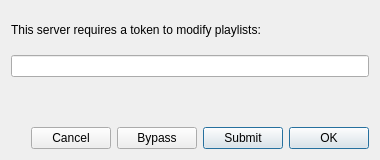
<?xml version="1.0" encoding="UTF-8"?>
<ui version="4.0">
 <class>TokenPrompt</class>
 <widget class="QWidget" name="TokenPrompt">
  <property name="geometry">
   <rect>
    <x>0</x>
    <y>0</y>
    <width>380</width>
    <height>160</height>
   </rect>
  </property>
  <property name="windowTitle">
   <string>Remote Token Required</string>
  </property>
  <layout class="QVBoxLayout" name="verticalLayout">
   <item>
    <widget class="QLabel" name="promptLabel">
     <property name="text">
      <string>This server requires a token to modify playlists:</string>
     </property>
     <property name="wordWrap">
      <bool>true</bool>
     </property>
    </widget>
   </item>
   <item>
    <widget class="QLineEdit" name="tokenEdit">
     <property name="echoMode">
      <enum>QLineEdit::Password</enum>
     </property>
    </widget>
   </item>
   <item>
    <widget class="QLabel" name="errorLabel">
     <property name="text">
      <string/>
     </property>
     <property name="styleSheet">
      <string notr="true">color: red;</string>
     </property>
     <property name="wordWrap">
      <bool>true</bool>
     </property>
    </widget>
   </item>
   <item>
    <layout class="QHBoxLayout" name="buttonLayout">
     <item>
      <spacer name="horizontalSpacer">
       <property name="orientation">
        <enum>Qt::Horizontal</enum>
       </property>
       <property name="sizeHint" stdset="0">
        <size>
         <width>40</width>
         <height>20</height>
        </size>
       </property>
      </spacer>
     </item>
     <item>
      <widget class="QPushButton" name="cancelButton">
       <property name="text">
        <string>Cancel</string>
       </property>
      </widget>
     </item>
     <item>
      <widget class="QPushButton" name="bypassButton">
       <property name="text">
        <string>Bypass</string>
       </property>
      </widget>
     </item>
     <item>
      <widget class="QPushButton" name="submitButton">
       <property name="text">
        <string>Submit</string>
       </property>
       <property name="default">
        <bool>true</bool>
       </property>
      </widget>
     </item>
     <item>
      <widget class="QPushButton" name="okButton">
       <property name="text">
        <string>OK</string>
       </property>
       <property name="default">
        <bool>true</bool>
       </property>
       <property name="visible">
        <bool>false</bool>
       </property>
      </widget>
     </item>
    </layout>
   </item>
  </layout>
 </widget>
 <resources/>
 <connections/>
</ui>
